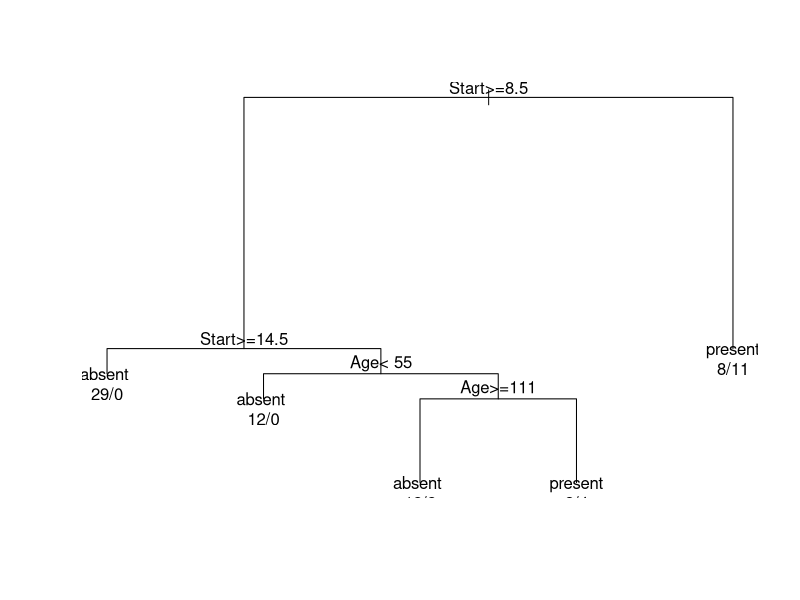

The R source for this figure:
## ---- chunk 1
knitr::opts_chunk$set(echo = TRUE)
## ---- chunk 2
library('rpart')
TREE <- rpart(Kyphosis ~ Age + Number + Start, 
              data=kyphosis,method="class")
TREE
## ---- chunk 3
plot(TREE)
text(TREE,use.n=T)
